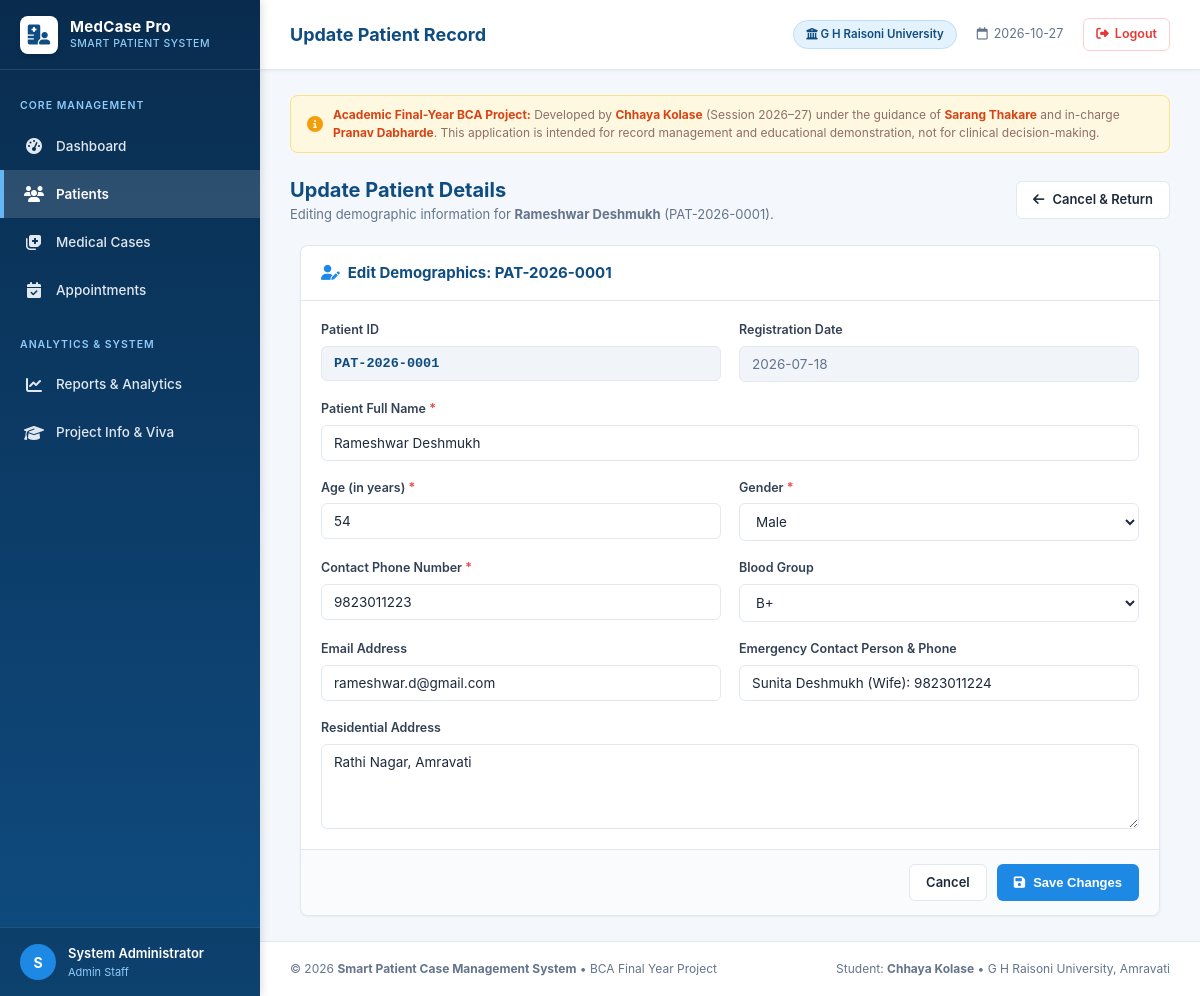
Screenshot of /patients/13/edit (signed in) with the database file from the repository.
### tables this page shows
CREATE TABLE users (
    id INTEGER PRIMARY KEY AUTOINCREMENT,
    username TEXT UNIQUE NOT NULL,
    password_hash TEXT NOT NULL,
    full_name TEXT NOT NULL,
    role TEXT NOT NULL DEFAULT 'Staff',
    email TEXT,
    created_at TIMESTAMP DEFAULT CURRENT_TIMESTAMP
);

CREATE TABLE patients (
    id INTEGER PRIMARY KEY AUTOINCREMENT,
    patient_id TEXT UNIQUE NOT NULL,
    name TEXT NOT NULL,
    age INTEGER NOT NULL,
    gender TEXT NOT NULL,
    phone TEXT NOT NULL,
    email TEXT,
    address TEXT,
    blood_group TEXT,
    emergency_contact TEXT,
    registered_at DATE NOT NULL DEFAULT (CURRENT_DATE),
    created_at TIMESTAMP DEFAULT CURRENT_TIMESTAMP
);

### app.py (the view, shortened to what this page needs)
@app.route("/patients/<patient_id>/edit", methods=["GET", "POST"])
@login_required
def edit_patient_view(patient_id):
    patient = get_patient_by_id(patient_id)
    if not patient:
        flash(f"Patient with ID '{patient_id}' not found.", "danger")
        return redirect(url_for("patients"))
    return render_template("edit_patient.html", patient=patient)

### app.py (called while the page is built)
def login_required(f):
    @wraps(f)
    def decorated_function(*args, **kwargs):
        if "user_id" not in session:
            flash("Please sign in to access the Smart Patient Case Management System.", "warning")
            return redirect(url_for("login", next=request.url))
        return f(*args, **kwargs)
    return decorated_function

@app.context_processor
def inject_global_data():
    current_user = None
    if "user_id" in session:
        current_user = get_user_by_id(session["user_id"])
    return {
        "current_user": current_user,
        "current_year": datetime.now().year,
        "today_str": datetime.now().strftime("%Y-%m-%d"),
        "project_info": {
            "title": "Smart Patient Case Management System",
            "student_name": "Chhaya Kolase",
            "course": "BCA (Bachelor of Computer Applications)",
            "university": "G H Raisoni University, Amravati",
            "semester": "Semester V",
            "session": "2026–27",
            "guide": "Sarang Thakare",
            "incharge": "Pranav Dabharde",
        }
    }

### database.py (called while the page is built)
def get_db_connection():
    conn = sqlite3.connect(DB_PATH)
    conn.row_factory = sqlite3.Row
    conn.execute("PRAGMA foreign_keys = ON")
    return conn

def get_user_by_id(user_id):
    conn = get_db_connection()
    user = conn.execute(
        "SELECT * FROM users WHERE id = ?", (user_id,)
    ).fetchone()
    conn.close()
    return user

def get_patient_by_id(patient_id):
    conn = get_db_connection()
    if isinstance(patient_id, int) or (isinstance(patient_id, str) and patient_id.isdigit()):
        patient = conn.execute("SELECT * FROM patients WHERE id = ?", (int(patient_id),)).fetchone()
    else:
        patient = conn.execute("SELECT * FROM patients WHERE patient_id = ?", (patient_id.strip(),)).fetchone()
    conn.close()
    return patient

### templates/edit_patient.html (shortened to what this page needs)
{% extends "base.html" %}
{% block page_title %}Update Patient Record{% endblock %}
{% block content %}
<div class="toolbar">
  <div>
    <h2 style="font-size: 20px; font-weight: 700; color: #0f4c81;">Update Patient Details</h2>
    <p style="color: #64748b; font-size: 13px;">Editing demographic information for <strong>{{ patient['name'] }}</strong> ({{ patient['patient_id'] }}).</p>
  </div>
  <div>
    <a href="{{ url_for('patient_details', patient_id=patient['patient_id']) }}" class="btn btn-secondary">
      <i class="fa-solid fa-arrow-left"></i> Cancel & Return
    </a>
  </div>
</div>
<div class="card" style="max-width: 860px; margin: 0 auto;">
  <div class="card-header">
    <div class="card-title">
      <i class="fa-solid fa-user-pen" style="color: #1e88e5;"></i>
      <span>Edit Demographics: {{ patient['patient_id'] }}</span>
    </div>
  </div>
  <form method="POST" action="{{ url_for('edit_patient_view', patient_id=patient['patient_id']) }}">
    <div class="card-body">
      <div class="form-grid">
        <div class="form-group">
          <label>Patient ID</label>
          <input
            type="text"
            class="form-control"
            value="{{ patient['patient_id'] }}"
            readonly
            style="background-color: #f1f5f9; font-weight: 700; color: #0f4c81; font-family: monospace;"
          >
        </div>
        <div class="form-group">
          <label>Registration Date</label>
          <input
            type="text"
            class="form-control"
            value="{{ patient['registered_at'] }}"
            readonly
            style="background-color: #f1f5f9; color: #64748b;"
          >
        </div>
        <div class="form-group form-group-full">
          <label for="name">Patient Full Name <span class="required" style="color: #ef4444;">*</span></label>
          <input
            type="text"
            id="name"
            name="name"
            class="form-control"
            value="{{ patient['name'] }}"
            required
          >
        </div>
        <div class="form-group">
          <label for="age">Age (in years) <span class="required" style="color: #ef4444;">*</span></label>
          <input
            type="number"
            id="age"
            name="age"
            class="form-control"
            value="{{ patient['age'] }}"
            min="0"
            max="125"
            required
          >
        </div>
        <div class="form-group">
          <label for="gender">Gender <span class="required" style="color: #ef4444;">*</span></label>
          <select id="gender" name="gender" class="form-control" required>
            <option value="Male" {% if patient['gender'] == 'Male' %}selected{% endif %}>Male</option>
          </select>
        </div>
        <div class="form-group">
          <label for="phone">Contact Phone Number <span class="required" style="color: #ef4444;">*</span></label>
          <input
            type="tel"
            id="phone"
            name="phone"
            class="form-control"
            value="{{ patient['phone'] }}"
            required
          >
        </div>
        <div class="form-group">
          <label for="blood_group">Blood Group</label>
          <select id="blood_group" name="blood_group" class="form-control">
            {% for bg in ['A+', 'A-', 'B+', 'B-', 'AB+', 'AB-', 'O+', 'O-'] %}
            <option value="{{ bg }}" {% if patient['blood_group'] == bg %}selected{% endif %}>{{ bg }}</option>
            {% endfor %}
          </select>
        </div>
        <div class="form-group">
          <label for="email">Email Address</label>
          <input
            type="email"
            id="email"
            name="email"
            class="form-control"
            value="{{ patient['email'] or '' }}"
          >
        </div>
        <div class="form-group">
          <label for="emergency_contact">Emergency Contact Person & Phone</label>
          <input
            type="text"
            id="emergency_contact"
            name="emergency_contact"
            class="form-control"
            value="{{ patient['emergency_contact'] or '' }}"
          >
        </div>
        <div class="form-group form-group-full">
          <label for="address">Residential Address</label>
          <textarea
            id="address"
            name="address"
            class="form-control"
            rows="2"
          >{{ patient['address'] or '' }}</textarea>
        </div>
      </div>
    </div>
    <div class="card-footer">
      <a href="{{ url_for('patient_details', patient_id=patient['patient_id']) }}" class="btn btn-secondary">Cancel</a>
      <button type="submit" class="btn btn-primary">
        <i class="fa-solid fa-floppy-disk"></i> Save Changes
      </button>
    </div>
  </form>
</div>
{% endblock %}

### templates/base.html (shortened to what this page needs)
<!DOCTYPE html>
<html lang="en">
<head>
  <link rel="stylesheet" href="{{ url_for('static', filename='css/style.css') }}">
  <link rel="stylesheet" href="https://cdnjs.cloudflare.com/ajax/libs/font-awesome/6.4.0/css/all.min.css" />
</head>
<body>
  <div class="app-container">
    <aside class="sidebar" id="sidebar">
      <div class="sidebar-header">
        <a href="{{ url_for('dashboard') }}" class="brand-logo">
          <div class="brand-icon"><i class="fa-solid fa-hospital-user"></i></div>
          <div>
            <div class="brand-title">MedCase Pro</div>
            <div class="brand-subtitle">Smart Patient System</div>
          </div>
        </a>
      </div>
      <nav class="sidebar-nav">
        <div class="nav-section-title">Core Management</div>
        <a href="{{ url_for('dashboard') }}" class="nav-item {% if request.endpoint == 'dashboard' %}active{% endif %}">
          <span class="nav-icon"><i class="fa-solid fa-gauge-high"></i></span>
          <span>Dashboard</span>
        </a>
        <a href="{{ url_for('patients') }}" class="nav-item {% if 'patient' in request.endpoint and request.endpoint != 'medical_cases' %}active{% endif %}">
          <span class="nav-icon"><i class="fa-solid fa-users"></i></span>
          <span>Patients</span>
        </a>
        <a href="{{ url_for('medical_cases') }}" class="nav-item {% if 'case' in request.endpoint %}active{% endif %}">
          <span class="nav-icon"><i class="fa-solid fa-notes-medical"></i></span>
          <span>Medical Cases</span>
        </a>
        <a href="{{ url_for('appointments') }}" class="nav-item {% if request.endpoint == 'appointments' %}active{% endif %}">
          <span class="nav-icon"><i class="fa-solid fa-calendar-check"></i></span>
          <span>Appointments</span>
        </a>
        <div class="nav-section-title" style="margin-top: 15px;">Analytics & System</div>
        <a href="{{ url_for('reports') }}" class="nav-item {% if request.endpoint == 'reports' %}active{% endif %}">
          <span class="nav-icon"><i class="fa-solid fa-chart-line"></i></span>
          <span>Reports & Analytics</span>
        </a>
        <a href="{{ url_for('about') }}" class="nav-item {% if request.endpoint == 'about' %}active{% endif %}">
          <span class="nav-icon"><i class="fa-solid fa-graduation-cap"></i></span>
          <span>Project Info & Viva</span>
        </a>
      </nav>
      {% if current_user %}
      <div class="sidebar-footer">
        <div class="user-badge">
          <div class="user-avatar">
            {{ current_user['full_name'][0]|upper }}
          </div>
          <div class="user-meta">
            <div class="user-name">{{ current_user['full_name'] }}</div>
            <div class="user-role">{{ current_user['role'] }} Staff</div>
          </div>
        </div>
      </div>
      {% endif %}
    </aside>
    <div class="main-wrapper">
      <header class="topbar">
        <div class="topbar-left">
          <div class="page-headline">
            {% block page_title %}Smart Patient Case Management System{% endblock %}
          </div>
        </div>
        <div class="topbar-right">
          <div class="academic-badge">
            <i class="fa-solid fa-university"></i> G H Raisoni University
          </div>
          <div class="header-date">
            <i class="fa-regular fa-calendar"></i>
            <span>{{ today_str }}</span>
          </div>
          {% if current_user %}
          <a href="{{ url_for('logout') }}" class="logout-link">
            <i class="fa-solid fa-right-from-bracket"></i> Logout
          </a>
          {% endif %}
        </div>
      </header>
      <main class="page-content">
        <div class="educational-banner no-print">
          <i class="fa-solid fa-circle-info" style="font-size: 16px; color: #f59e0b;"></i>
          <div>
            <strong>Academic Final-Year BCA Project:</strong> Developed by <strong>{{ project_info.student_name }}</strong> (Session {{ project_info.session }}) under the guidance of <strong>{{ project_info.guide }}</strong> and in-charge <strong>{{ project_info.incharge }}</strong>. This application is intended for record management and educational demonstration, not for clinical decision-making.
          </div>
        </div>
        {% block content %}{% endblock %}
      </main>
      <footer class="app-footer no-print">
        <div>
          &copy; {{ current_year }} <strong>Smart Patient Case Management System</strong> &bull; BCA Final Year Project
        </div>
        <div>
          Student: <strong>Chhaya Kolase</strong> &bull; G H Raisoni University, Amravati
        </div>
      </footer>
    </div>
  </div>
</body>
</html>

### rows the page displays
users: full_name "S", full_name "System Administrator", role "Admin"
patients: name "Rameshwar Deshmukh", patient_id "PAT-2026-0001", registered_at "2026-07-18", age "54", gender "Male", phone "9823011223", blood_group "B+", email "rameshwar.d@gmail.com", emergency_contact "Sunita Deshmukh (Wife): 9823011224", address "Rathi Nagar, Amravati"

### other values shown
{{ project_info.student_name }} "Chhaya Kolase"
{{ project_info.session }} "2026–27"
{{ project_info.guide }} "Sarang Thakare"
{{ project_info.incharge }} "Pranav Dabharde"
